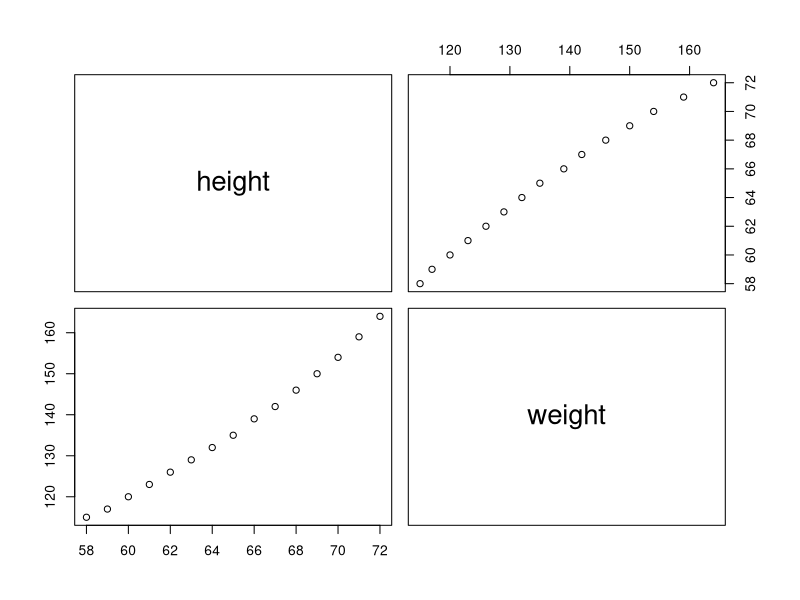
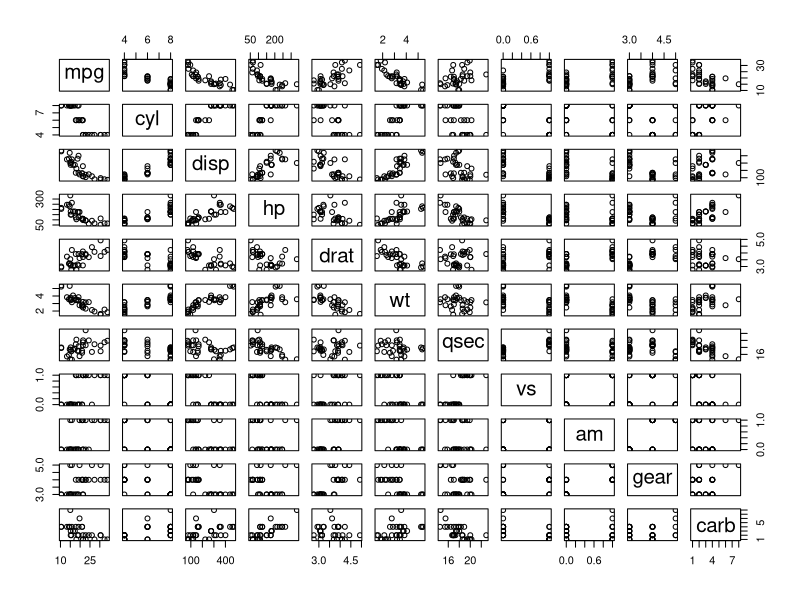

R code for these plots, in order: (Note: this script raises an error after producing the figures.)
#simple Liner Regression - women
#save slr-women.R

women
head(women)
names(women)
cov(women$height, women$weight)
cor(women$height, women$weight)
cor(women)
pairs(women)
pairs(mtcars)

fit1 =lm(weights ~ height, data = women)
summary(fit1)


# Regression Analysis
# Simple Linear with 1 IV and 1 DV

data(women)
women
names(women)
str(women)

cov(women$height, women$weight)
#69 : which show positive relationship between height and weight

cor(women$height, women$weight)
#0.995 : which shows Strong and Positive relationship betw height & weight
0.995^2 # also equal R^2 value in this case (Simple Linear Regression)

plot(x=women$height, y=women$weight, type='b')
abline(lm(weight ~ height, data=women), col='red')
names(women)  #x- IV, y -DV
fit1 = lm(weight ~ height, data=women)  # creating a model
summary(fit1)  #summary of the Model

#Ho: (F Test) : No relationship between Y and any X
#Ha:  There is relationship between Y and at least one X
# p < 0.05 Reject Ho in favour of Ha

attributes(fit1)  #output of model

#coefficients
coef(fit1)
#p values for b0 & b1 are significant as it is < 0.05
#pvalue1 = 1.71e-09 < 0.05
#pvalue2 = 1.09e-14 < 0.05

coef(fit1)
#Y = -87 + 3.4 * X  # no extrapolations
(Y = -87 + 3.4 * 20)  # weight cannot be negative
range(women$height)
(Y = -87 + 3.4 * 58)
(Y = -87 + 3.4 * 61.5)
(Y = -87 + 3.4 * 72)
range(women$height)
women


#R^2
(summary(fit1))$r.squared  #0.991
(summary(fit1))$adj.r.squared  #0.9903
#99% of variation in weight is explained by Height
#Good Linear Model for Prediction


#FStats : p value
(summary(fit1))$fstatistic 
#pvalue : 1.09e-14  < 0.05 : Model exists
#There is at least 1 IV which explains variation in Y (DV)


#Prediction : for height = 65, 66

(new1 = data.frame(height=c(65,66,66.5)))
new1
(p1=predict(fit1, newdata = new1))
cbind(new1, p1)
#136.7333 140.1833

(new2 = data.frame(height=c(60,69)))
(p2=predict(fit1, newdata = new2))
cbind(new2, p2)

?predict
predict(fit1, newdata = new1, interval='confidence')
predict(fit1, newdata = new1, interval='prediction')

women
women$weight
fitted(fit1) # predicted values of all original Xs
predict(fit1, newdata = data.frame(women$height)) # same as above for single X

new3 = data.frame(women$height)  # DF using height of original data
cbind(women, fitted(fit1), residuals(fit1))  # compare women, predicted, errors
residuals(fit1)  # diff between actual and predicted values of weight
summary(fit1)
summary(residuals(fit1))

plot(fit1)
cor(fitted(fit1), women$weight)
summary(fit1)